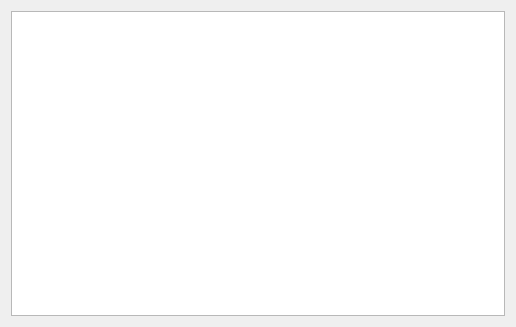
<?xml version="1.0" encoding="UTF-8"?>
<ui version="4.0">
 <class>log</class>
 <widget class="QDialog" name="log">
  <property name="geometry">
   <rect>
    <x>0</x>
    <y>0</y>
    <width>516</width>
    <height>327</height>
   </rect>
  </property>
  <property name="windowTitle">
   <string>Dialog</string>
  </property>
  <layout class="QVBoxLayout" name="verticalLayout">
   <item>
    <widget class="QTextEdit" name="logText">
     <property name="enabled">
      <bool>true</bool>
     </property>
     <property name="lineWrapMode">
      <enum>QTextEdit::NoWrap</enum>
     </property>
    </widget>
   </item>
  </layout>
 </widget>
 <resources/>
 <connections/>
</ui>
